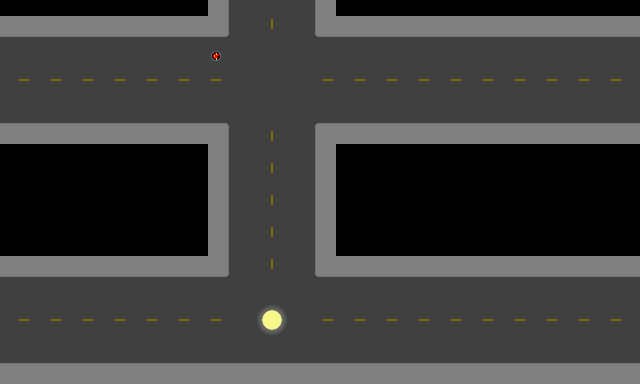

A 2D game scene composited from a Tiled map and its tileset images. What follows is a short description and the map's XML, with each tile layer's data collapsed to a summary:
An orthogonal 40x24 tile map with 16x16 px tiles, 1 tile layer (Tile Layer 1) and 7 objects (player).

<map version="1.0" tiledversion="1.0.3" orientation="orthogonal" renderorder="right-down" width="40" height="24" tilewidth="16" tileheight="16" nextobjectid="21">
 <tileset firstgid="1" name="street" tilewidth="16" tileheight="16" tilecount="30" columns="6">
  <image source="../tilesets/street.png" width="96" height="80" />
  <tile id="12">
   <animation>
    <frame tileid="12" duration="200" />
    <frame tileid="13" duration="200" />
    <frame tileid="12" duration="200" />
    <frame tileid="14" duration="200" />
   </animation>
  </tile>
  <tile id="18">
   <animation>
    <frame tileid="18" duration="1000" />
    <frame tileid="0" duration="200" />
    <frame tileid="18" duration="150" />
    <frame tileid="0" duration="100" />
   </animation>
  </tile>
  <tile id="19">
   <animation>
    <frame tileid="19" duration="1000" />
    <frame tileid="0" duration="200" />
    <frame tileid="19" duration="150" />
    <frame tileid="0" duration="100" />
   </animation>
  </tile>
  <tile id="24">
   <animation>
    <frame tileid="24" duration="1000" />
    <frame tileid="0" duration="200" />
    <frame tileid="24" duration="150" />
    <frame tileid="0" duration="100" />
   </animation>
  </tile>
  <tile id="25">
   <animation>
    <frame tileid="25" duration="1000" />
    <frame tileid="0" duration="200" />
    <frame tileid="25" duration="150" />
    <frame tileid="0" duration="100" />
   </animation>
  </tile>
 </tileset>
 <layer name="Tile Layer 1" width="40" height="24">
  <data>[960 cells, 960 non-empty, 20 distinct tile ids]</data>
 </layer>
 <objectgroup name="collisions">
  <object id="6" x="0" y="384" width="640" height="16" />
  <object id="9" x="208" y="64" width="16" height="16" />
  <object id="17" x="0" y="0" width="208" height="16" />
  <object id="18" x="336" y="0" width="304" height="16" />
  <object id="19" x="0" y="144" width="208" height="112" />
  <object id="20" x="336" y="144" width="304" height="112" />
 </objectgroup>
 <objectgroup color="#00ff00" name="spawnPoints">
  <object id="7" name="player" x="22.25" y="54.25" width="7" height="7">
   <ellipse />
  </object>
 </objectgroup>
</map>